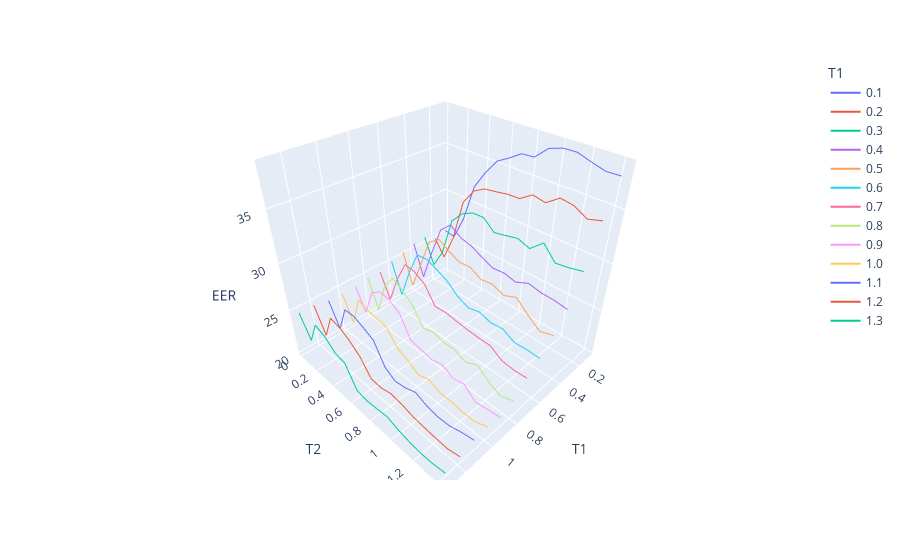
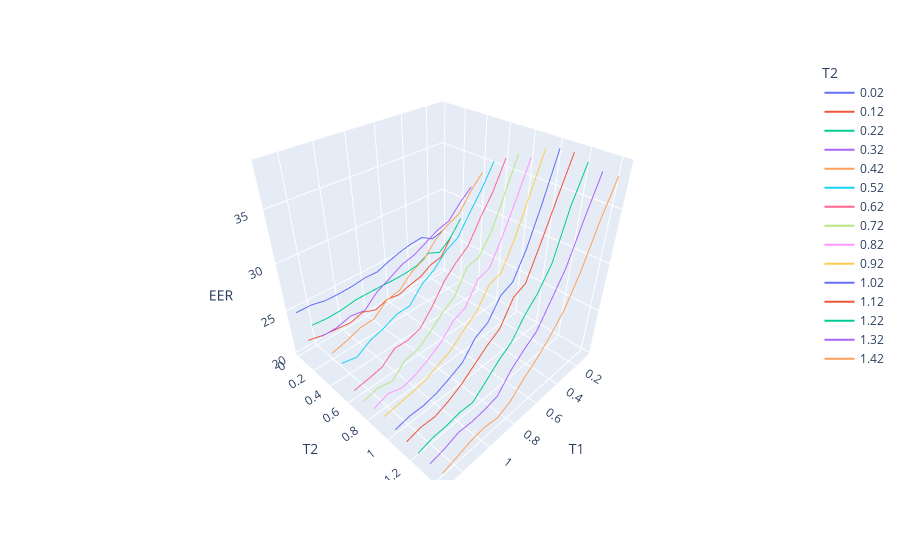

Notebook source saved alongside these figures, in order:
### Code cell
path = Path(r"output_eer_T1[0.100,1.400,0.100]_T2[0.020,1.500,0.100]_geometric.csv")
eer = plot_df(path)
eer.describe()

### Figure 1 — Plotly figure (JSON) as saved in the notebook; plotly's stock layout.template omitted (floating-point values rounded to 4 significant figures)
{"data": [{"hovertemplate": "T1=%{x}<br>T2=%{y}<br>EER=%{z}<extra></extra>", "legendgroup": "0.1", "line": {"color": "#636efa", "dash": "solid"}, "marker": {"symbol": "circle"}, "mode": "lines", "name": "0.1", "scene": "scene", "showlegend": true, "type": "scatter3d", "x": [0.1, 0.1, 0.1, 0.1, 0.1, 0.1, 0.1, 0.1, 0.1, 0.1, 0.1, 0.1, 0.1, 0.1, 0.1], "y": [0.02, 0.12, 0.22, 0.32, 0.42, 0.52, 0.62, 0.72, 0.82, 0.92, 1.02, 1.12, 1.22, 1.32, 1.42], "z": [25.48, 25.32, 27.97, 31.97, 33.84, 35.37, 36.04, 36.81, 36.89, 38.01, 38.4, 38.43, 38.04, 37.69, 37.73]}, {"hovertemplate": "T1=%{x}<br>T2=%{y}<br>EER=%{z}<extra></extra>", "legendgroup": "0.2", "line": {"color": "#EF553B", "dash": "solid"}, "marker": {"symbol": "circle"}, "mode": "lines", "name": "0.2", "scene": "scene", "showlegend": true, "type": "scatter3d", "x": [0.2, 0.2, 0.2, 0.2, 0.2, 0.2, 0.2, 0.2, 0.2, 0.2, 0.2, 0.2, 0.2, 0.2, 0.2], "y": [0.02, 0.12, 0.22, 0.32, 0.42, 0.52, 0.62, 0.72, 0.82, 0.92, 1.02, 1.12, 1.22, 1.32, 1.42], "z": [25.12, 23.41, 26.29, 30.87, 32.51, 33.18, 33.36, 33.58, 33.63, 34.44, 34.2, 35.09, 34.91, 34.24, 34.61]}, {"hovertemplate": "T1=%{x}<br>T2=%{y}<br>EER=%{z}<extra></extra>", "legendgroup": "0.3", "line": {"color": "#00cc96", "dash": "solid"}, "marker": {"symbol": "circle"}, "mode": "lines", "name": "0.3", "scene": "scene", "showlegend": true, "type": "scatter3d", "x": [0.3, 0.3, 0.3, 0.3, 0.3, 0.3, 0.3, 0.3, 0.3, 0.3, 0.3, 0.3, 0.3, 0.3, 0.3], "y": [0.02, 0.12, 0.22, 0.32, 0.42, 0.52, 0.62, 0.72, 0.82, 0.92, 1.02, 1.12, 1.22, 1.32, 1.42], "z": [25.93, 23.16, 25.3, 29.47, 30.74, 31.33, 31.38, 30.39, 30.63, 30.91, 30.48, 31.61, 30.27, 30.44, 30.73]}, {"hovertemplate": "T1=%{x}<br>T2=%{y}<br>EER=%{z}<extra></extra>", "legendgroup": "0.4", "line": {"color": "#ab63fa", "dash": "solid"}, "marker": {"symbol": "circle"}, "mode": "lines", "name": "0.4", "scene": "scene", "showlegend": true, "type": "scatter3d", "x": [0.4, 0.4, 0.4, 0.4, 0.4, 0.4, 0.4, 0.4, 0.4, 0.4, 0.4, 0.4, 0.4, 0.4, 0.4], "y": [0.02, 0.12, 0.22, 0.32, 0.42, 0.52, 0.62, 0.72, 0.82, 0.92, 1.02, 1.12, 1.22, 1.32, 1.42], "z": [25.82, 22.36, 25.9, 29.09, 30.17, 29.37, 29.1, 28.5, 27.97, 28.07, 27.79, 28.34, 28.07, 28.02, 27.82]}, {"hovertemplate": "T1=%{x}<br>T2=%{y}<br>EER=%{z}<extra></extra>", "legendgroup": "0.5", "line": {"color": "#FFA15A", "dash": "solid"}, "marker": {"symbol": "circle"}, "mode": "lines", "name": "0.5", "scene": "scene", "showlegend": true, "type": "scatter3d", "x": [0.5, 0.5, 0.5, 0.5, 0.5, 0.5, 0.5, 0.5, 0.5, 0.5, 0.5, 0.5, 0.5, 0.5, 0.5], "y": [0.02, 0.12, 0.22, 0.32, 0.42, 0.52, 0.62, 0.72, 0.82, 0.92, 1.02, 1.12, 1.22, 1.32, 1.42], "z": [25.52, 22.08, 25.22, 28.4, 29.31, 28.64, 28.06, 28.16, 27.51, 27.68, 27.19, 27.7, 26.61, 25.66, 26.04]}, {"hovertemplate": "T1=%{x}<br>T2=%{y}<br>EER=%{z}<extra></extra>", "legendgroup": "0.6", "line": {"color": "#19d3f3", "dash": "solid"}, "marker": {"symbol": "circle"}, "mode": "lines", "name": "0.6", "scene": "scene", "showlegend": true, "type": "scatter3d", "x": [0.6, 0.6, 0.6, 0.6, 0.6, 0.6, 0.6, 0.6, 0.6, 0.6, 0.6, 0.6, 0.6, 0.6, 0.6], "y": [0.02, 0.12, 0.22, 0.32, 0.42, 0.52, 0.62, 0.72, 0.82, 0.92, 1.02, 1.12, 1.22, 1.32, 1.42], "z": [25.12, 21.67, 25.03, 27.72, 27.84, 27.33, 26.76, 25.78, 25.23, 25.51, 25.11, 25.24, 24.57, 24.63, 24.58]}, {"hovertemplate": "T1=%{x}<br>T2=%{y}<br>EER=%{z}<extra></extra>", "legendgroup": "0.7", "line": {"color": "#FF6692", "dash": "solid"}, "marker": {"symbol": "circle"}, "mode": "lines", "name": "0.7", "scene": "scene", "showlegend": true, "type": "scatter3d", "x": [0.7, 0.7, 0.7, 0.7, 0.7, 0.7, 0.7, 0.7, 0.7, 0.7, 0.7, 0.7, 0.7, 0.7, 0.7], "y": [0.02, 0.12, 0.22, 0.32, 0.42, 0.52, 0.62, 0.72, 0.82, 0.92, 1.02, 1.12, 1.22, 1.32, 1.42], "z": [24.6, 21.92, 25.01, 27.38, 27.22, 26.5, 24.74, 24.84, 24.64, 24.48, 24.39, 24.37, 23.57, 23.42, 23.47]}, {"hovertemplate": "T1=%{x}<br>T2=%{y}<br>EER=%{z}<extra></extra>", "legendgroup": "0.8", "line": {"color": "#B6E880", "dash": "solid"}, "marker": {"symbol": "circle"}, "mode": "lines", "name": "0.8", "scene": "scene", "showlegend": true, "type": "scatter3d", "x": [0.8, 0.8, 0.8, 0.8, 0.8, 0.8, 0.8, 0.8, 0.8, 0.8, 0.8, 0.8, 0.8, 0.8, 0.8], "y": [0.02, 0.12, 0.22, 0.32, 0.42, 0.52, 0.62, 0.72, 0.82, 0.92, 1.02, 1.12, 1.22, 1.32, 1.42], "z": [24.66, 21.44, 25.08, 26.62, 25.97, 24.94, 23.12, 23.51, 23.11, 23.2, 22.59, 23.22, 22.23, 21.58, 22.06]}, {"hovertemplate": "T1=%{x}<br>T2=%{y}<br>EER=%{z}<extra></extra>", "legendgroup": "0.9", "line": {"color": "#FF97FF", "dash": "solid"}, "marker": {"symbol": "circle"}, "mode": "lines", "name": "0.9", "scene": "scene", "showlegend": true, "type": "scatter3d", "x": [0.9, 0.9, 0.9, 0.9, 0.9, 0.9, 0.9, 0.9, 0.9, 0.9, 0.9, 0.9, 0.9, 0.9, 0.9], "y": [0.02, 0.12, 0.22, 0.32, 0.42, 0.52, 0.62, 0.72, 0.82, 0.92, 1.02, 1.12, 1.22, 1.32, 1.42], "z": [24.47, 22.04, 25.1, 25.92, 25.7, 24.89, 22.67, 22.46, 22.16, 22.51, 21.87, 22.09, 20.98, 21.22, 21.38]}, {"hovertemplate": "T1=%{x}<br>T2=%{y}<br>EER=%{z}<extra></extra>", "legendgroup": "1.0", "line": {"color": "#FECB52", "dash": "solid"}, "marker": {"symbol": "circle"}, "mode": "lines", "name": "1.0", "scene": "scene", "showlegend": true, "type": "scatter3d", "x": [1, 1, 1, 1, 1, 1, 1, 1, 1, 1, 1, 1, 1, 1, 1], "y": [0.02, 0.12, 0.22, 0.32, 0.42, 0.52, 0.62, 0.72, 0.82, 0.92, 1.02, 1.12, 1.22, 1.32, 1.42], "z": [24.41, 21.66, 25.11, 24.66, 24.49, 24.24, 22.72, 22.19, 21.41, 21.83, 21.27, 21.28, 21.08, 21.1, 21.64]}, {"hovertemplate": "T1=%{x}<br>T2=%{y}<br>EER=%{z}<extra></extra>", "legendgroup": "1.1", "line": {"color": "#636efa", "dash": "solid"}, "marker": {"symbol": "circle"}, "mode": "lines", "name": "1.1", "scene": "scene", "showlegend": true, "type": "scatter3d", "x": [1.1, 1.1, 1.1, 1.1, 1.1, 1.1, 1.1, 1.1, 1.1, 1.1, 1.1, 1.1, 1.1, 1.1, 1.1], "y": [0.02, 0.12, 0.22, 0.32, 0.42, 0.52, 0.62, 0.72, 0.82, 0.92, 1.02, 1.12, 1.22, 1.32, 1.42], "z": [24.44, 21.83, 24.87, 24.93, 24.41, 23.81, 21.54, 20.78, 21.01, 21.49, 20.96, 20.72, 20.79, 21.2, 21.48]}, {"hovertemplate": "T1=%{x}<br>T2=%{y}<br>EER=%{z}<extra></extra>", "legendgroup": "1.2", "line": {"color": "#EF553B", "dash": "solid"}, "marker": {"symbol": "circle"}, "mode": "lines", "name": "1.2", "scene": "scene", "showlegend": true, "type": "scatter3d", "x": [1.2, 1.2, 1.2, 1.2, 1.2, 1.2, 1.2, 1.2, 1.2, 1.2, 1.2, 1.2, 1.2, 1.2, 1.2], "y": [0.02, 0.12, 0.22, 0.32, 0.42, 0.52, 0.62, 0.72, 0.82, 0.92, 1.02, 1.12, 1.22, 1.32, 1.42], "z": [24.77, 22, 24.82, 24.54, 23.88, 22.9, 21.24, 21.17, 21.5, 21.33, 20.99, 20.82, 20.73, 20.67, 21.01]}, {"hovertemplate": "T1=%{x}<br>T2=%{y}<br>EER=%{z}<extra></extra>", "legendgroup": "1.3", "line": {"color": "#00cc96", "dash": "solid"}, "marker": {"symbol": "circle"}, "mode": "lines", "name": "1.3", "scene": "scene", "showlegend": true, "type": "scatter3d", "x": [1.3, 1.3, 1.3, 1.3, 1.3, 1.3, 1.3, 1.3, 1.3, 1.3, 1.3, 1.3, 1.3, 1.3, 1.3], "y": [0.02, 0.12, 0.22, 0.32, 0.42, 0.52, 0.62, 0.72, 0.82, 0.92, 1.02, 1.12, 1.22, 1.32, 1.42], "z": [24.78, 22.38, 24.97, 24.52, 23.51, 23.26, 21.01, 20.82, 20.94, 21.12, 20.7, 20.44, 20.31, 20.38, 20.61]}], "layout": {"legend": {"title": {"text": "T1"}, "tracegroupgap": 0}, "margin": {"t": 60}, "scene": {"domain": {"x": [0, 1], "y": [0, 1]}, "xaxis": {"categoryarray": [0.1, 0.2, 0.3, 0.4, 0.5, 0.6, 0.7, 0.8, 0.9, 1, 1.1, 1.2, 1.3], "categoryorder": "array", "title": {"text": "T1"}}, "yaxis": {"title": {"text": "T2"}}, "zaxis": {"title": {"text": "EER"}}}}}

### Figure 2 — Plotly figure (JSON) as saved in the notebook; plotly's stock layout.template omitted (floating-point values rounded to 4 significant figures)
{"data": [{"hovertemplate": "T2=%{y}<br>T1=%{x}<br>EER=%{z}<extra></extra>", "legendgroup": "0.02", "line": {"color": "#636efa", "dash": "solid"}, "marker": {"symbol": "circle"}, "mode": "lines", "name": "0.02", "scene": "scene", "showlegend": true, "type": "scatter3d", "x": [0.1, 0.2, 0.3, 0.4, 0.5, 0.6, 0.7, 0.8, 0.9, 1, 1.1, 1.2, 1.3], "y": [0.02, 0.02, 0.02, 0.02, 0.02, 0.02, 0.02, 0.02, 0.02, 0.02, 0.02, 0.02, 0.02], "z": [25.48, 25.12, 25.93, 25.82, 25.52, 25.12, 24.6, 24.66, 24.47, 24.41, 24.44, 24.77, 24.78]}, {"hovertemplate": "T2=%{y}<br>T1=%{x}<br>EER=%{z}<extra></extra>", "legendgroup": "0.12", "line": {"color": "#EF553B", "dash": "solid"}, "marker": {"symbol": "circle"}, "mode": "lines", "name": "0.12", "scene": "scene", "showlegend": true, "type": "scatter3d", "x": [0.1, 0.2, 0.3, 0.4, 0.5, 0.6, 0.7, 0.8, 0.9, 1, 1.1, 1.2, 1.3], "y": [0.12, 0.12, 0.12, 0.12, 0.12, 0.12, 0.12, 0.12, 0.12, 0.12, 0.12, 0.12, 0.12], "z": [25.32, 23.41, 23.16, 22.36, 22.08, 21.67, 21.92, 21.44, 22.04, 21.66, 21.83, 22, 22.38]}, {"hovertemplate": "T2=%{y}<br>T1=%{x}<br>EER=%{z}<extra></extra>", "legendgroup": "0.22", "line": {"color": "#00cc96", "dash": "solid"}, "marker": {"symbol": "circle"}, "mode": "lines", "name": "0.22", "scene": "scene", "showlegend": true, "type": "scatter3d", "x": [0.1, 0.2, 0.3, 0.4, 0.5, 0.6, 0.7, 0.8, 0.9, 1, 1.1, 1.2, 1.3], "y": [0.22, 0.22, 0.22, 0.22, 0.22, 0.22, 0.22, 0.22, 0.22, 0.22, 0.22, 0.22, 0.22], "z": [27.97, 26.29, 25.3, 25.9, 25.22, 25.03, 25.01, 25.08, 25.1, 25.11, 24.87, 24.82, 24.97]}, {"hovertemplate": "T2=%{y}<br>T1=%{x}<br>EER=%{z}<extra></extra>", "legendgroup": "0.32", "line": {"color": "#ab63fa", "dash": "solid"}, "marker": {"symbol": "circle"}, "mode": "lines", "name": "0.32", "scene": "scene", "showlegend": true, "type": "scatter3d", "x": [0.1, 0.2, 0.3, 0.4, 0.5, 0.6, 0.7, 0.8, 0.9, 1, 1.1, 1.2, 1.3], "y": [0.32, 0.32, 0.32, 0.32, 0.32, 0.32, 0.32, 0.32, 0.32, 0.32, 0.32, 0.32, 0.32], "z": [31.97, 30.87, 29.47, 29.09, 28.4, 27.72, 27.38, 26.62, 25.92, 24.66, 24.93, 24.54, 24.52]}, {"hovertemplate": "T2=%{y}<br>T1=%{x}<br>EER=%{z}<extra></extra>", "legendgroup": "0.42", "line": {"color": "#FFA15A", "dash": "solid"}, "marker": {"symbol": "circle"}, "mode": "lines", "name": "0.42", "scene": "scene", "showlegend": true, "type": "scatter3d", "x": [0.1, 0.2, 0.3, 0.4, 0.5, 0.6, 0.7, 0.8, 0.9, 1, 1.1, 1.2, 1.3], "y": [0.42, 0.42, 0.42, 0.42, 0.42, 0.42, 0.42, 0.42, 0.42, 0.42, 0.42, 0.42, 0.42], "z": [33.84, 32.51, 30.74, 30.17, 29.31, 27.84, 27.22, 25.97, 25.7, 24.49, 24.41, 23.88, 23.51]}, {"hovertemplate": "T2=%{y}<br>T1=%{x}<br>EER=%{z}<extra></extra>", "legendgroup": "0.52", "line": {"color": "#19d3f3", "dash": "solid"}, "marker": {"symbol": "circle"}, "mode": "lines", "name": "0.52", "scene": "scene", "showlegend": true, "type": "scatter3d", "x": [0.1, 0.2, 0.3, 0.4, 0.5, 0.6, 0.7, 0.8, 0.9, 1, 1.1, 1.2, 1.3], "y": [0.52, 0.52, 0.52, 0.52, 0.52, 0.52, 0.52, 0.52, 0.52, 0.52, 0.52, 0.52, 0.52], "z": [35.37, 33.18, 31.33, 29.37, 28.64, 27.33, 26.5, 24.94, 24.89, 24.24, 23.81, 22.9, 23.26]}, {"hovertemplate": "T2=%{y}<br>T1=%{x}<br>EER=%{z}<extra></extra>", "legendgroup": "0.62", "line": {"color": "#FF6692", "dash": "solid"}, "marker": {"symbol": "circle"}, "mode": "lines", "name": "0.62", "scene": "scene", "showlegend": true, "type": "scatter3d", "x": [0.1, 0.2, 0.3, 0.4, 0.5, 0.6, 0.7, 0.8, 0.9, 1, 1.1, 1.2, 1.3], "y": [0.62, 0.62, 0.62, 0.62, 0.62, 0.62, 0.62, 0.62, 0.62, 0.62, 0.62, 0.62, 0.62], "z": [36.04, 33.36, 31.38, 29.1, 28.06, 26.76, 24.74, 23.12, 22.67, 22.72, 21.54, 21.24, 21.01]}, {"hovertemplate": "T2=%{y}<br>T1=%{x}<br>EER=%{z}<extra></extra>", "legendgroup": "0.72", "line": {"color": "#B6E880", "dash": "solid"}, "marker": {"symbol": "circle"}, "mode": "lines", "name": "0.72", "scene": "scene", "showlegend": true, "type": "scatter3d", "x": [0.1, 0.2, 0.3, 0.4, 0.5, 0.6, 0.7, 0.8, 0.9, 1, 1.1, 1.2, 1.3], "y": [0.72, 0.72, 0.72, 0.72, 0.72, 0.72, 0.72, 0.72, 0.72, 0.72, 0.72, 0.72, 0.72], "z": [36.81, 33.58, 30.39, 28.5, 28.16, 25.78, 24.84, 23.51, 22.46, 22.19, 20.78, 21.17, 20.82]}, {"hovertemplate": "T2=%{y}<br>T1=%{x}<br>EER=%{z}<extra></extra>", "legendgroup": "0.82", "line": {"color": "#FF97FF", "dash": "solid"}, "marker": {"symbol": "circle"}, "mode": "lines", "name": "0.82", "scene": "scene", "showlegend": true, "type": "scatter3d", "x": [0.1, 0.2, 0.3, 0.4, 0.5, 0.6, 0.7, 0.8, 0.9, 1, 1.1, 1.2, 1.3], "y": [0.82, 0.82, 0.82, 0.82, 0.82, 0.82, 0.82, 0.82, 0.82, 0.82, 0.82, 0.82, 0.82], "z": [36.89, 33.63, 30.63, 27.97, 27.51, 25.23, 24.64, 23.11, 22.16, 21.41, 21.01, 21.5, 20.94]}, {"hovertemplate": "T2=%{y}<br>T1=%{x}<br>EER=%{z}<extra></extra>", "legendgroup": "0.92", "line": {"color": "#FECB52", "dash": "solid"}, "marker": {"symbol": "circle"}, "mode": "lines", "name": "0.92", "scene": "scene", "showlegend": true, "type": "scatter3d", "x": [0.1, 0.2, 0.3, 0.4, 0.5, 0.6, 0.7, 0.8, 0.9, 1, 1.1, 1.2, 1.3], "y": [0.92, 0.92, 0.92, 0.92, 0.92, 0.92, 0.92, 0.92, 0.92, 0.92, 0.92, 0.92, 0.92], "z": [38.01, 34.44, 30.91, 28.07, 27.68, 25.51, 24.48, 23.2, 22.51, 21.83, 21.49, 21.33, 21.12]}, {"hovertemplate": "T2=%{y}<br>T1=%{x}<br>EER=%{z}<extra></extra>", "legendgroup": "1.02", "line": {"color": "#636efa", "dash": "solid"}, "marker": {"symbol": "circle"}, "mode": "lines", "name": "1.02", "scene": "scene", "showlegend": true, "type": "scatter3d", "x": [0.1, 0.2, 0.3, 0.4, 0.5, 0.6, 0.7, 0.8, 0.9, 1, 1.1, 1.2, 1.3], "y": [1.02, 1.02, 1.02, 1.02, 1.02, 1.02, 1.02, 1.02, 1.02, 1.02, 1.02, 1.02, 1.02], "z": [38.4, 34.2, 30.48, 27.79, 27.19, 25.11, 24.39, 22.59, 21.87, 21.27, 20.96, 20.99, 20.7]}, {"hovertemplate": "T2=%{y}<br>T1=%{x}<br>EER=%{z}<extra></extra>", "legendgroup": "1.12", "line": {"color": "#EF553B", "dash": "solid"}, "marker": {"symbol": "circle"}, "mode": "lines", "name": "1.12", "scene": "scene", "showlegend": true, "type": "scatter3d", "x": [0.1, 0.2, 0.3, 0.4, 0.5, 0.6, 0.7, 0.8, 0.9, 1, 1.1, 1.2, 1.3], "y": [1.12, 1.12, 1.12, 1.12, 1.12, 1.12, 1.12, 1.12, 1.12, 1.12, 1.12, 1.12, 1.12], "z": [38.43, 35.09, 31.61, 28.34, 27.7, 25.24, 24.37, 23.22, 22.09, 21.28, 20.72, 20.82, 20.44]}, {"hovertemplate": "T2=%{y}<br>T1=%{x}<br>EER=%{z}<extra></extra>", "legendgroup": "1.22", "line": {"color": "#00cc96", "dash": "solid"}, "marker": {"symbol": "circle"}, "mode": "lines", "name": "1.22", "scene": "scene", "showlegend": true, "type": "scatter3d", "x": [0.1, 0.2, 0.3, 0.4, 0.5, 0.6, 0.7, 0.8, 0.9, 1, 1.1, 1.2, 1.3], "y": [1.22, 1.22, 1.22, 1.22, 1.22, 1.22, 1.22, 1.22, 1.22, 1.22, 1.22, 1.22, 1.22], "z": [38.04, 34.91, 30.27, 28.07, 26.61, 24.57, 23.57, 22.23, 20.98, 21.08, 20.79, 20.73, 20.31]}, {"hovertemplate": "T2=%{y}<br>T1=%{x}<br>EER=%{z}<extra></extra>", "legendgroup": "1.32", "line": {"color": "#ab63fa", "dash": "solid"}, "marker": {"symbol": "circle"}, "mode": "lines", "name": "1.32", "scene": "scene", "showlegend": true, "type": "scatter3d", "x": [0.1, 0.2, 0.3, 0.4, 0.5, 0.6, 0.7, 0.8, 0.9, 1, 1.1, 1.2, 1.3], "y": [1.32, 1.32, 1.32, 1.32, 1.32, 1.32, 1.32, 1.32, 1.32, 1.32, 1.32, 1.32, 1.32], "z": [37.69, 34.24, 30.44, 28.02, 25.66, 24.63, 23.42, 21.58, 21.22, 21.1, 21.2, 20.67, 20.38]}, {"hovertemplate": "T2=%{y}<br>T1=%{x}<br>EER=%{z}<extra></extra>", "legendgroup": "1.42", "line": {"color": "#FFA15A", "dash": "solid"}, "marker": {"symbol": "circle"}, "mode": "lines", "name": "1.42", "scene": "scene", "showlegend": true, "type": "scatter3d", "x": [0.1, 0.2, 0.3, 0.4, 0.5, 0.6, 0.7, 0.8, 0.9, 1, 1.1, 1.2, 1.3], "y": [1.42, 1.42, 1.42, 1.42, 1.42, 1.42, 1.42, 1.42, 1.42, 1.42, 1.42, 1.42, 1.42], "z": [37.73, 34.61, 30.73, 27.82, 26.04, 24.58, 23.47, 22.06, 21.38, 21.64, 21.48, 21.01, 20.61]}], "layout": {"legend": {"title": {"text": "T2"}, "tracegroupgap": 0}, "margin": {"t": 60}, "scene": {"domain": {"x": [0, 1], "y": [0, 1]}, "xaxis": {"title": {"text": "T1"}}, "yaxis": {"categoryarray": [0.02, 0.12, 0.22, 0.32, 0.42, 0.52, 0.62, 0.72, 0.82, 0.92, 1.02, 1.12, 1.22, 1.32, 1.42], "categoryorder": "array", "title": {"text": "T2"}}, "zaxis": {"title": {"text": "EER"}}}}}
